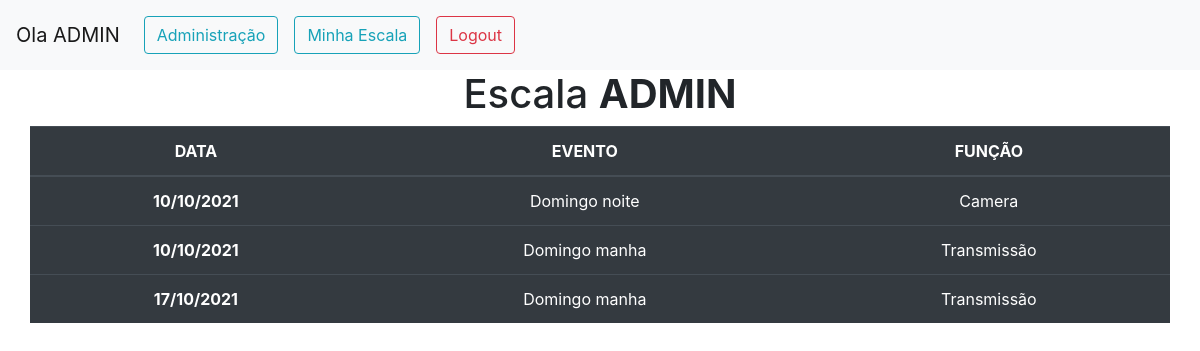
Page / (signed in) on the committed database.
### account/models.py (models this page shows)
class User(AbstractUser):
    funcao = models.ManyToManyField(Funcao)

### escala/models.py (models this page shows, shortened)
class Escala(models.Model):
    nome = models.ForeignKey(User, on_delete=models.DO_NOTHING, blank=True, null=True, verbose_name='Responsavel')
    data = models.DateField(default=now())
    funcao = models.ForeignKey(Funcao, on_delete=models.DO_NOTHING, verbose_name='Função')
    evento = models.ForeignKey(Evento, on_delete=models.DO_NOTHING, verbose_name='Evento')
    observacao = models.TextField(max_length=1000, blank=True, null=True)
    def get_funcao(self):
        return f'{self.funcao}'
    def get_evento(self):
        return f'{self.evento}'
    def datas(self):
        return self.data.strftime('%d/%m/%Y')

class Evento(models.Model):
    nome_evento = models.CharField(max_length=50, verbose_name='Evento', unique=True)
    ultima_alteracao = models.DateTimeField(auto_now=True, verbose_name='Ultima Alteração')
    observacao = models.TextField(max_length=250, blank=True, null=True,)
    def __str__(self):
        return f'{self.nome_evento}'
    class Meta:
        verbose_name_plural = 'Eventos'

### ministerio/models.py (models this page shows)
class Funcao(models.Model):
    funcao = models.CharField(max_length=50, verbose_name='Função', unique=True)
    ativo = models.BooleanField(default=True)
    def __str__(self):
        return f'{self.funcao}'
    class Meta:
        verbose_name_plural = 'Funcoes'

### escala/views.py (the view)
# urls.py: path('', MinhaEscalaView, name='minhaescala'),
@login_required()
def MinhaEscalaView(request):
    usuario = get_object_or_404(User, pk=request.user.id)
    hoje = date.today()
    if usuario:
        resultado = Escala.objects.filter(nome=usuario, data__month=str(hoje.month))
        context = {
            'escala': resultado,
        }
        return render(request, 'minhaescala.html', context)

### templates/minhaescala.html (shortened to what this page needs)
{% extends './base.html' %}
{% block content %}
<section class="container-fluid">
    <div class="container-fluid">
        <div class="row">
            <div class="col-sm-12 text-center">
                {% if user %}
                <h1>Escala <strong>{{user | upper}}</strong> </h1>
                {% endif %}
            </div>
        </div>
    </div>
</section>
<section class="container-fluid">
    <div class="container-fluid">
        <div class="row">
            <div class="col-sm-12">
                <table class="table table-dark text-center">
                    <thead>
                        <tr>
                            <th scope="col">DATA</th>
                            <th scope="col">EVENTO</th>
                            <th scope="col">FUNÇÃO</th>
                        </tr>
                    </thead>
                    <tbody>
                        {% for i in escala %}
                        <tr>
                            <th scope="row">{{i.datas}}</th>
                            <td>{{i.get_evento}}</td>
                            <td>{{i.get_funcao}}</td>
                        </tr>
                        {% endfor %}
                    </tbody>
                </table>
            </div>
        </div>
    </div>
</section>
{% endblock %}

### templates/partials/_nav.html (shortened to what this page needs)
<nav class="navbar navbar-expand-lg navbar-light bg-light">
    {% if user %}
        <a class="navbar-brand" href="#">Ola {{user| upper}} </a>
    {% endif %}
  <div class="collapse navbar-collapse" id="navbarNavDropdown">
    <ul class="navbar-nav">
    {% if user.is_authenticated %}
        <li class="nav-item active"><a class="nav-link"  href="{% url 'admin:index' %}"><button type="submit" class="btn btn-outline-info btn-block container-fluid">Administração</button></a></li>
        <li class="nav-item active"><a class="nav-link" href="{% url 'minhaescala' %}"><button type="submit" class="btn btn-outline-info btn-block container-fluid">Minha Escala</button></a></li>
        <li class="nav-item"><a class="nav-link" href="{% url 'logout' %}"><button type="submit" class="btn btn-outline-danger  btn-block">Logout</button></a></li>
    {%else%}
        <li class="nav-item"><a class="nav-link" href="{% url 'login' %}">Login</a></li>
    {% endif %}
    </ul>
  </div>
</nav>

### rows in the picture
User: username "ADMIN"
Escala: datas "10/10/2021", get_evento "Domingo noite", get_funcao "Camera"
Escala: datas "10/10/2021", get_evento "Domingo manha", get_funcao "Transmissão"
Escala: datas "17/10/2021", get_evento "Domingo manha", get_funcao "Transmissão"
